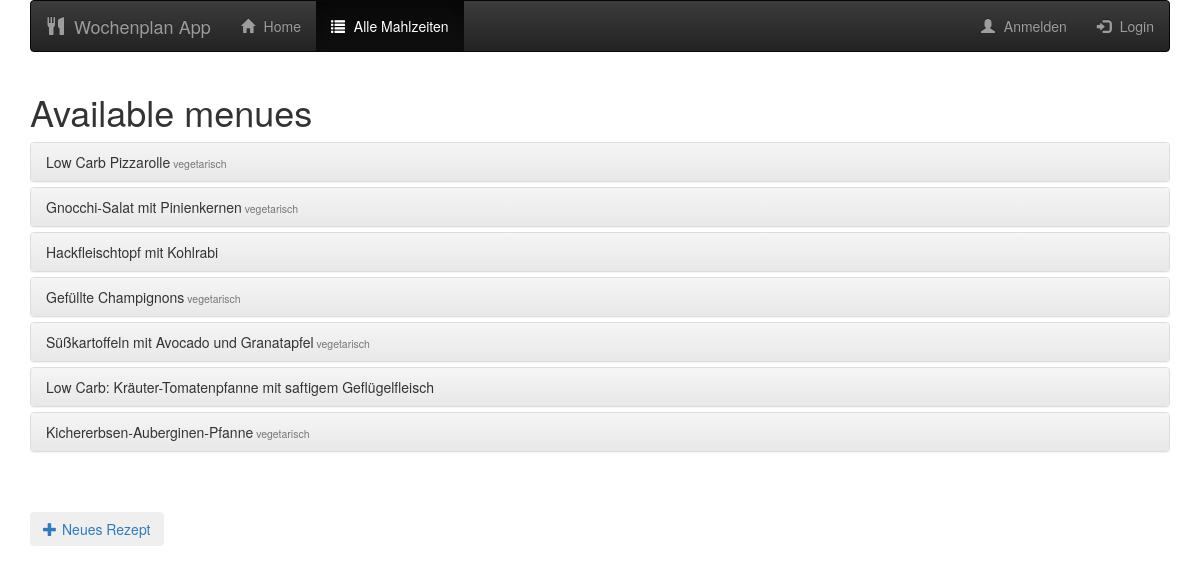
The page /available_menues on the database as committed earlier.
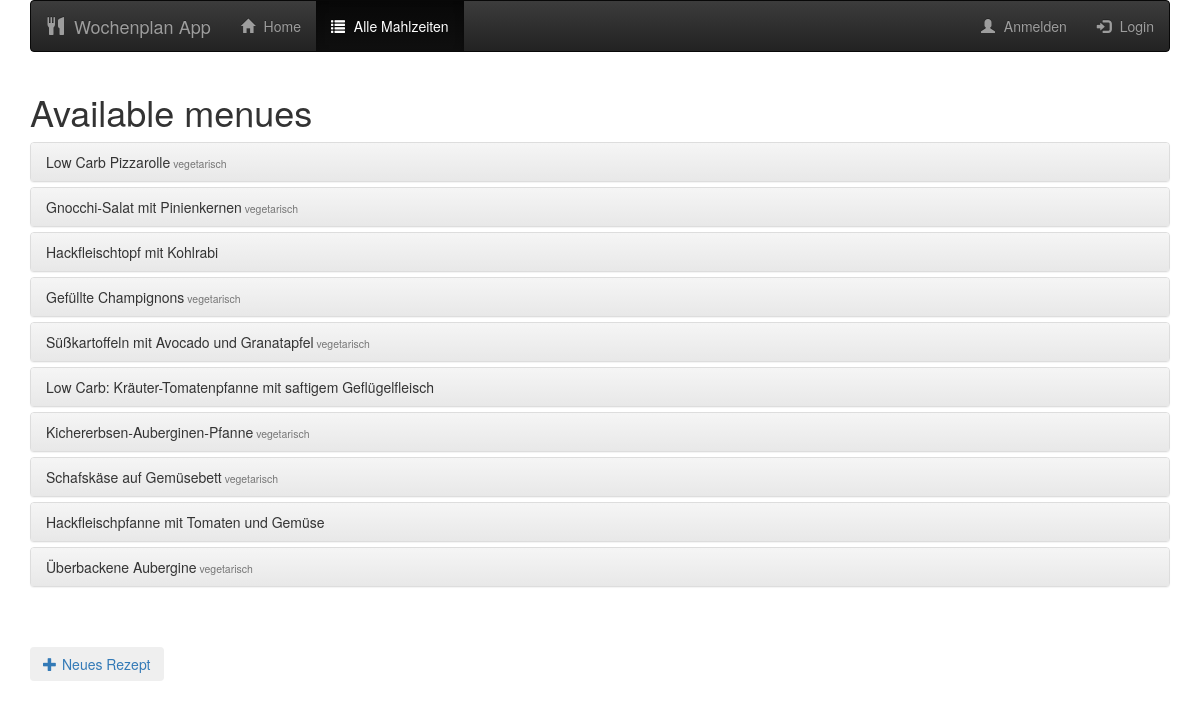
The same page on the database as committed later.
### database_setup.py (models this page shows, shortened)
class Meal(Base):
    __tablename__ = 'meal'
    id = Column(Integer, primary_key=True)
    name = Column(String(250), nullable=False)
    receipt = Column(String)
    veggie = Column(Boolean)
    portions = Column(Integer)

### weekplan_server.py (the view)
@app.route('/available_menues')
def available_menues():
    available_menues = session.query(Meal).all()
    all_ingredients = session.query(Ingredients).all()
    return render_template('availablemenues.html',
                           available_menues=available_menues,
                           all_ingredients=all_ingredients)

### templates/availablemenues.html (shortened to what this page needs)
{% extends "main.html" %} {% block content %} {% include "header.html" %}
<div class="container">
  <h1>Available menues</h1>
  <div class="panel-group" id="accordion">
    {% for menu in available_menues %}
    <div class="panel panel-default">
      <div class="panel-heading">
        <h4 class="panel-title">
            <a data-toggle="collapse" data-parent="#accordion" href="#collapse_{{menu.id}}">
            {{menu.name}}<small>{% if menu.veggie%} vegetarisch {% endif %}</small></a>
          </h4>
      </div>
    </div>
    {% endfor %}
  </div>
  <button type='submit' class="btn btn-dafault" id="new" value="new_meal">
    <a href="{{url_for('add_new_meal')}}">
      <span class="glyphicon glyphicon-plus" aria-hidden="true"></span>Neues Rezept
    </a>
  </button>
</div>
{% endblock %}

Rows that differ between the two databases and show on the page:
added Meal: name "Schafskäse auf Gemüsebett", veggie "vegetarisch"
added Meal: name "Hackfleischpfanne mit Tomaten und Gemüse"
added Meal: name "Überbackene Aubergine", veggie "vegetarisch"
